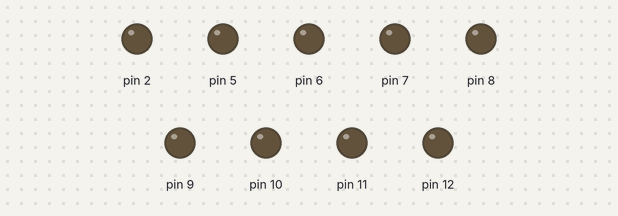
The sketch below on a simulated Arduino Uno, built with avr-gcc and run on an emulated ATmega328P. Parts: output pins drawn as LEDs (lit = HIGH).

Above: at 0.1 s.
At 4.6 s:
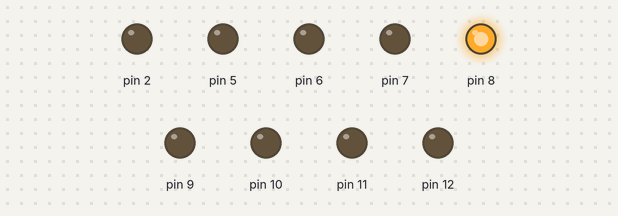
At 9.75 s:
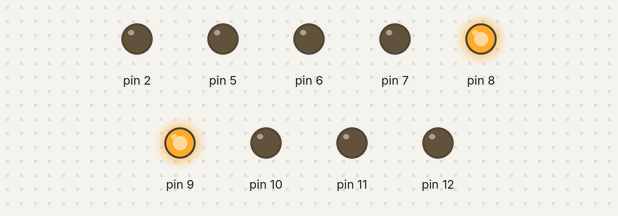
At 19.6 s:
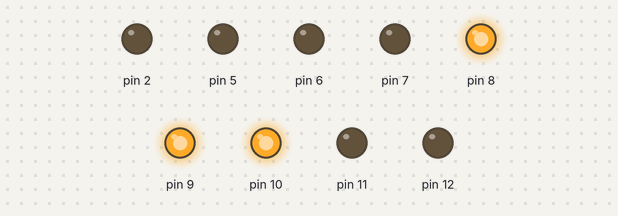
At 29.75 s:
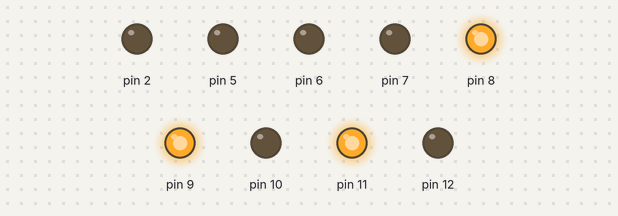
At 39.75 s:
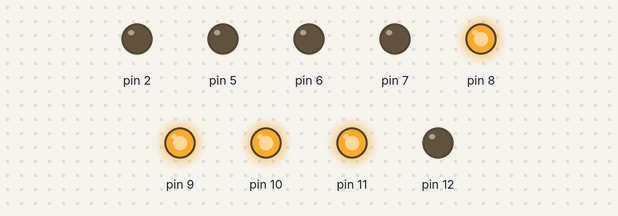
Timing chart, 0 to 40.0 s (numbered marks = the images above):
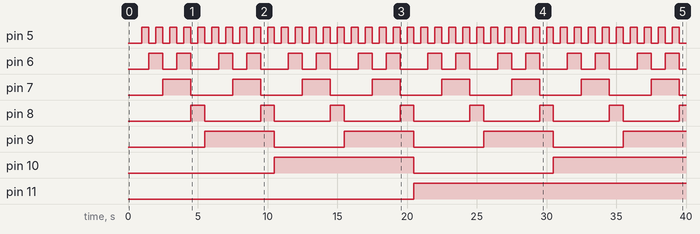

The sketch:

sketch_jul20a.ino
```cpp
#include <MsTimer2.h>
int a=0;
void fun()
{
 a=0;
}
void onTimer()
{
  int b,c;
  if(a>99)
  {
    a=0;
  }
 if(a>0)
 { b=a%10;
 c=(a/10)%10;
 digitalWrite(5,(b&0x1));
 digitalWrite(6,((b>>1)&0x1));
 digitalWrite(7,((b>>2)&0x1));
 digitalWrite(8,((b>>3)&0x1));
 digitalWrite(9,(c&0x1));
 digitalWrite(10,((c>>1)&0x1));
 digitalWrite(11,((c>>2)&0x1));
  digitalWrite(12,((c>>3)&0x1));}
 if(a==0)
 {
  digitalWrite(5,(a&0x1));
 digitalWrite(6,((a>>1)&0x1));
 digitalWrite(7,((a>>2)&0x1));
 digitalWrite(8,((a>>3)&0x1));}
   attachInterrupt( digitalPinToInterrupt(2), fun, CHANGE);
  a++;
  }

void setup()
   {
  pinMode(12,OUTPUT);
  pinMode(11,OUTPUT);
  pinMode(10,OUTPUT);
  pinMode(9,OUTPUT);
  pinMode(8,OUTPUT);
  pinMode(7,OUTPUT);
  pinMode(6,OUTPUT);
  pinMode(5,OUTPUT);
  pinMode(2,OUTPUT);
 MsTimer2::set(500,onTimer);
 MsTimer2::start();

}

void loop() {

}
```

Measured:
- by itself, pin 5: alternates HIGH for 0.50 s and LOW for 0.50 s
- by itself, pin 6: repeats every 5.0 s: LOW 1.0 s, HIGH 1.0 s, LOW 2.0 s, HIGH 1.0 s
- by itself, pin 7: alternates HIGH for 2.0 s and LOW for 3.0 s
- by itself, pin 8: alternates HIGH for 1.0 s and LOW for 4.0 s
- by itself, pin 9: alternates HIGH for 5.0 s and LOW for 5.0 s
- by itself, pin 10: LOW → HIGH at 10.5 s, → LOW 10.0 s later, → HIGH 10.0 s later
- by itself, pin 11: LOW → HIGH at 20.5 s
